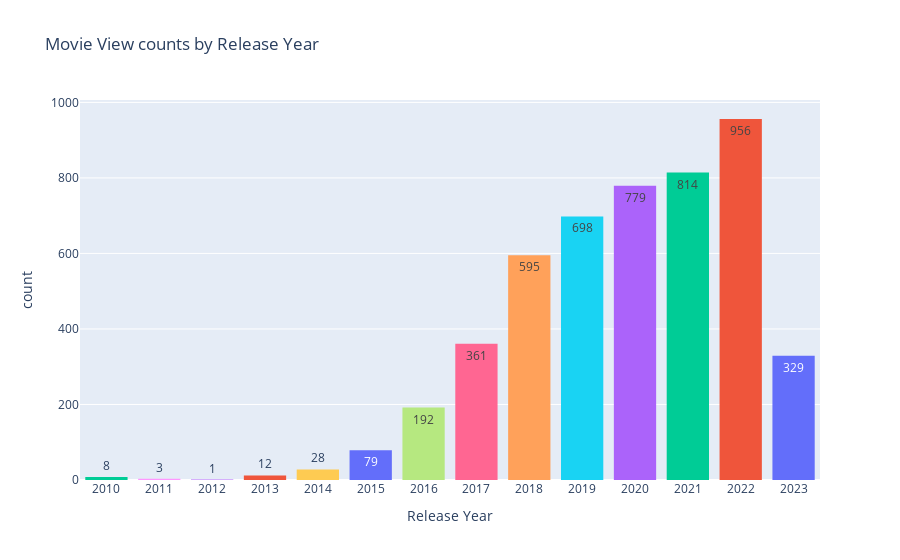

Notebook source saved alongside this figure:
### Markdown cell above
#### Movie View counts by Release Year

### Code cell
# We will have to filter out the Year=0 otherwise the chart will be disproportionate 

fig = px.histogram(df[df["Release Year"]>0], x="Release Year",histfunc="count", text_auto=True,\
                   title="Movie View counts by Release Year", color="Release Year")
fig.update_xaxes(type='category' , categoryorder = "category ascending")
fig.update_layout(bargap=0.2,
                  xaxis = dict(tickmode = 'linear', tick0 = 2010 ),
                  height=300,
                  showlegend=False
                 )
fig.show()

### Figure 1 — Plotly figure (JSON) as saved in the notebook; plotly's stock layout.template omitted (floating-point values rounded to 4 significant figures; data arrays with more than 128 entries replaced by an {"elided": "..."} marker saying what was removed)
{"data": [{"alignmentgroup": "True", "bingroup": "x", "histfunc": "count", "hovertemplate": "Release Year=%{x}<br>count=%{y}<extra></extra>", "legendgroup": "2023", "marker": {"color": "#636efa", "pattern": {"shape": ""}}, "name": "2023", "offsetgroup": "2023", "orientation": "v", "showlegend": true, "texttemplate": "%{value}", "type": "histogram", "x": {"elided": "329 int values"}, "xaxis": "x", "yaxis": "y"}, {"alignmentgroup": "True", "bingroup": "x", "histfunc": "count", "hovertemplate": "Release Year=%{x}<br>count=%{y}<extra></extra>", "legendgroup": "2022", "marker": {"color": "#EF553B", "pattern": {"shape": ""}}, "name": "2022", "offsetgroup": "2022", "orientation": "v", "showlegend": true, "texttemplate": "%{value}", "type": "histogram", "x": {"elided": "956 int values"}, "xaxis": "x", "yaxis": "y"}, {"alignmentgroup": "True", "bingroup": "x", "histfunc": "count", "hovertemplate": "Release Year=%{x}<br>count=%{y}<extra></extra>", "legendgroup": "2021", "marker": {"color": "#00cc96", "pattern": {"shape": ""}}, "name": "2021", "offsetgroup": "2021", "orientation": "v", "showlegend": true, "texttemplate": "%{value}", "type": "histogram", "x": {"elided": "814 int values"}, "xaxis": "x", "yaxis": "y"}, {"alignmentgroup": "True", "bingroup": "x", "histfunc": "count", "hovertemplate": "Release Year=%{x}<br>count=%{y}<extra></extra>", "legendgroup": "2020", "marker": {"color": "#ab63fa", "pattern": {"shape": ""}}, "name": "2020", "offsetgroup": "2020", "orientation": "v", "showlegend": true, "texttemplate": "%{value}", "type": "histogram", "x": {"elided": "779 int values"}, "xaxis": "x", "yaxis": "y"}, {"alignmentgroup": "True", "bingroup": "x", "histfunc": "count", "hovertemplate": "Release Year=%{x}<br>count=%{y}<extra></extra>", "legendgroup": "2018", "marker": {"color": "#FFA15A", "pattern": {"shape": ""}}, "name": "2018", "offsetgroup": "2018", "orientation": "v", "showlegend": true, "texttemplate": "%{value}", "type": "histogram", "x": {"elided": "595 int values"}, "xaxis": "x", "yaxis": "y"}, {"alignmentgroup": "True", "bingroup": "x", "histfunc": "count", "hovertemplate": "Release Year=%{x}<br>count=%{y}<extra></extra>", "legendgroup": "2019", "marker": {"color": "#19d3f3", "pattern": {"shape": ""}}, "name": "2019", "offsetgroup": "2019", "orientation": "v", "showlegend": true, "texttemplate": "%{value}", "type": "histogram", "x": {"elided": "698 int values"}, "xaxis": "x", "yaxis": "y"}, {"alignmentgroup": "True", "bingroup": "x", "histfunc": "count", "hovertemplate": "Release Year=%{x}<br>count=%{y}<extra></extra>", "legendgroup": "2017", "marker": {"color": "#FF6692", "pattern": {"shape": ""}}, "name": "2017", "offsetgroup": "2017", "orientation": "v", "showlegend": true, "texttemplate": "%{value}", "type": "histogram", "x": {"elided": "361 int values"}, "xaxis": "x", "yaxis": "y"}, {"alignmentgroup": "True", "bingroup": "x", "histfunc": "count", "hovertemplate": "Release Year=%{x}<br>count=%{y}<extra></extra>", "legendgroup": "2016", "marker": {"color": "#B6E880", "pattern": {"shape": ""}}, "name": "2016", "offsetgroup": "2016", "orientation": "v", "showlegend": true, "texttemplate": "%{value}", "type": "histogram", "x": {"elided": "192 int values"}, "xaxis": "x", "yaxis": "y"}, {"alignmentgroup": "True", "bingroup": "x", "histfunc": "count", "hovertemplate": "Release Year=%{x}<br>count=%{y}<extra></extra>", "legendgroup": "2011", "marker": {"color": "#FF97FF", "pattern": {"shape": ""}}, "name": "2011", "offsetgroup": "2011", "orientation": "v", "showlegend": true, "texttemplate": "%{value}", "type": "histogram", "x": [2011, 2011, 2011], "xaxis": "x", "yaxis": "y"}, {"alignmentgroup": "True", "bingroup": "x", "histfunc": "count", "hovertemplate": "Release Year=%{x}<br>count=%{y}<extra></extra>", "legendgroup": "2014", "marker": {"color": "#FECB52", "pattern": {"shape": ""}}, "name": "2014", "offsetgroup": "2014", "orientation": "v", "showlegend": true, "texttemplate": "%{value}", "type": "histogram", "x": [2014, 2014, 2014, 2014, 2014, 2014, 2014, 2014, 2014, 2014, 2014, 2014, 2014, 2014, 2014, 2014, 2014, 2014, 2014, 2014, 2014, 2014, 2014, 2014, 2014, 2014, 2014, 2014], "xaxis": "x", "yaxis": "y"}, {"alignmentgroup": "True", "bingroup": "x", "histfunc": "count", "hovertemplate": "Release Year=%{x}<br>count=%{y}<extra></extra>", "legendgroup": "2015", "marker": {"color": "#636efa", "pattern": {"shape": ""}}, "name": "2015", "offsetgroup": "2015", "orientation": "v", "showlegend": true, "texttemplate": "%{value}", "type": "histogram", "x": [2015, 2015, 2015, 2015, 2015, 2015, 2015, 2015, 2015, 2015, 2015, 2015, 2015, 2015, 2015, 2015, 2015, 2015, 2015, 2015, 2015, 2015, 2015, 2015, 2015, 2015, 2015, 2015, 2015, 2015, 2015, 2015, 2015, 2015, 2015, 2015, 2015, 2015, 2015, 2015, 2015, 2015, 2015, 2015, 2015, 2015, 2015, 2015, 2015, 2015, 2015, 2015, 2015, 2015, 2015, 2015, 2015, 2015, 2015, 2015, 2015, 2015, 2015, 2015, 2015, 2015, 2015, 2015, 2015, 2015, 2015, 2015, 2015, 2015, 2015, 2015, 2015, 2015, 2015], "xaxis": "x", "yaxis": "y"}, {"alignmentgroup": "True", "bingroup": "x", "histfunc": "count", "hovertemplate": "Release Year=%{x}<br>count=%{y}<extra></extra>", "legendgroup": "2013", "marker": {"color": "#EF553B", "pattern": {"shape": ""}}, "name": "2013", "offsetgroup": "2013", "orientation": "v", "showlegend": true, "texttemplate": "%{value}", "type": "histogram", "x": [2013, 2013, 2013, 2013, 2013, 2013, 2013, 2013, 2013, 2013, 2013, 2013], "xaxis": "x", "yaxis": "y"}, {"alignmentgroup": "True", "bingroup": "x", "histfunc": "count", "hovertemplate": "Release Year=%{x}<br>count=%{y}<extra></extra>", "legendgroup": "2010", "marker": {"color": "#00cc96", "pattern": {"shape": ""}}, "name": "2010", "offsetgroup": "2010", "orientation": "v", "showlegend": true, "texttemplate": "%{value}", "type": "histogram", "x": [2010, 2010, 2010, 2010, 2010, 2010, 2010, 2010], "xaxis": "x", "yaxis": "y"}, {"alignmentgroup": "True", "bingroup": "x", "histfunc": "count", "hovertemplate": "Release Year=%{x}<br>count=%{y}<extra></extra>", "legendgroup": "2012", "marker": {"color": "#ab63fa", "pattern": {"shape": ""}}, "name": "2012", "offsetgroup": "2012", "orientation": "v", "showlegend": true, "texttemplate": "%{value}", "type": "histogram", "x": [2012], "xaxis": "x", "yaxis": "y"}], "layout": {"autosize": true, "bargap": 0.2, "barmode": "relative", "legend": {"title": {"text": "Release Year"}, "tracegroupgap": 0}, "showlegend": false, "title": {"text": "Movie View counts by Release Year"}, "xaxis": {"anchor": "y", "autorange": true, "categoryarray": [2023, 2022, 2021, 2020, 2018, 2019, 2017, 2016, 2011, 2014, 2015, 2013, 2010, 2012], "categoryorder": "category ascending", "domain": [0, 1], "range": [-0.5, 13.5], "tick0": 2010, "tickmode": "linear", "title": {"text": "Release Year"}, "type": "category"}, "yaxis": {"anchor": "x", "autorange": true, "domain": [0, 1], "range": [0, 1006.0], "title": {"text": "count"}}}}
